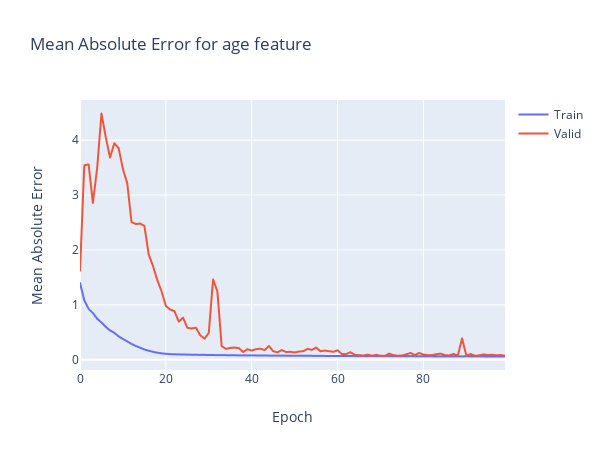

The notebook cell saved with this chart:
### Markdown cell above
### Age Mean Absolute Error

### Code cell
plt.clf()

fig = go.Figure()
fig.add_trace(go.Scattergl(
                    y=history.history['age_output_mean_absolute_error'],
                    name='Train'))

fig.add_trace(go.Scattergl(
                    y=history.history['val_age_output_mean_absolute_error'],
                    name='Valid'))


fig.update_layout(height=450, 
                  width=600,
                  title='Mean Absolute Error for age feature',
                  xaxis_title='Epoch',
                  yaxis_title='Mean Absolute Error')

fig.write_html('mae_age.html', include_plotlyjs='cdn')

fig.show()
